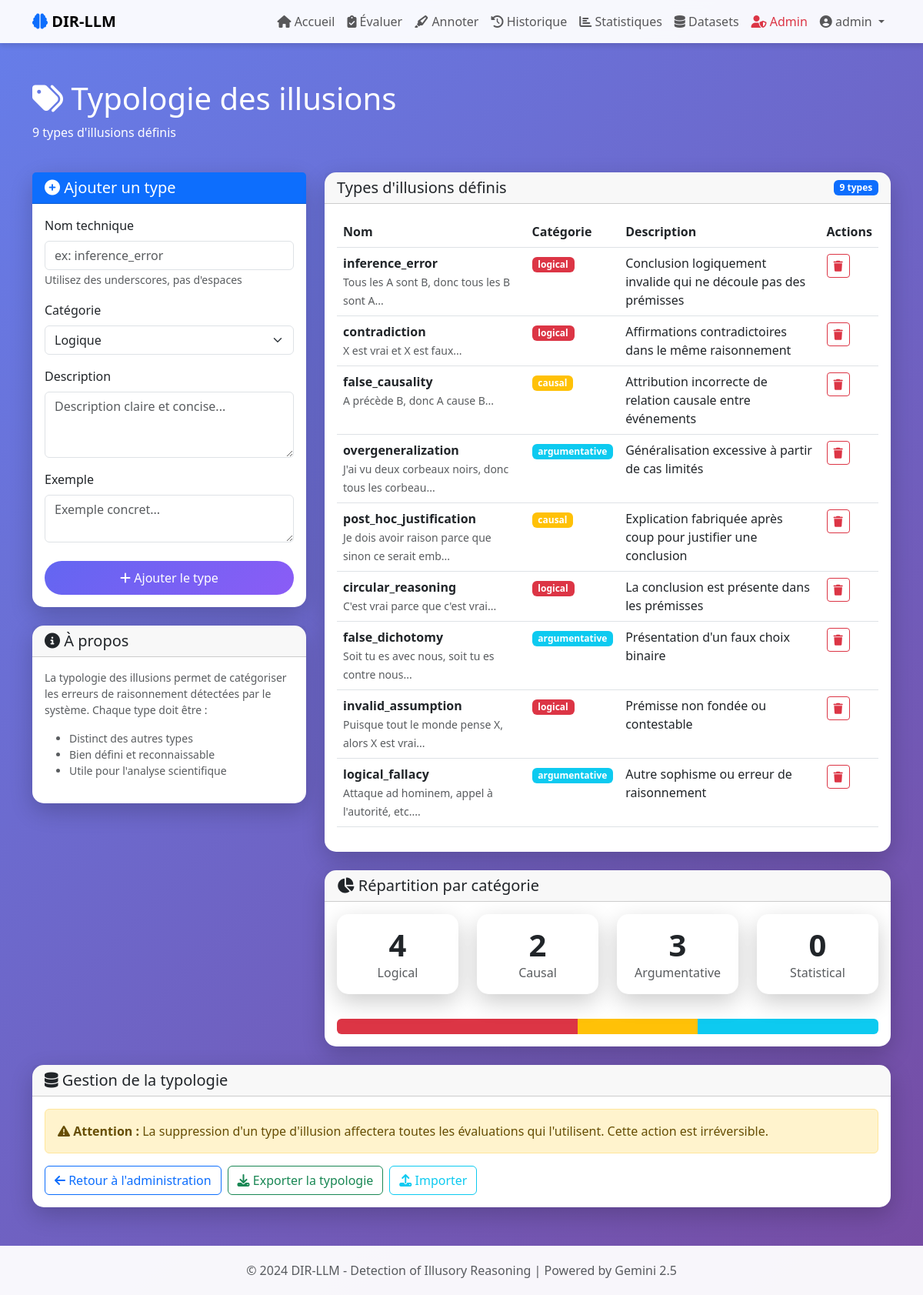
The page /admin/illusion_types (signed in) on the database its author committed.
### models/user.py (models this page shows, shortened)
class User(UserMixin, db.Model):
    id = db.Column(db.Integer, primary_key=True)
    username = db.Column(db.String(80), unique=True, nullable=False)
    email = db.Column(db.String(120), unique=True, nullable=False)
    password_hash = db.Column(db.String(200), nullable=False)
    created_at = db.Column(db.DateTime, default=datetime.utcnow)
    is_admin = db.Column(db.Boolean, default=False)
    evaluations = db.relationship('Evaluation', backref='user', lazy=True, cascade='all, delete-orphan')
    annotations = db.relationship('HumanAnnotation', backref='annotator', lazy=True)

### models/annotation.py (models this page shows, shortened)
class IllusionType(db.Model):
    id = db.Column(db.Integer, primary_key=True)
    name = db.Column(db.String(50), unique=True, nullable=False)
    description = db.Column(db.Text, nullable=False)
    example = db.Column(db.Text)
    category = db.Column(db.String(50)) # logical, causal, argumentative
    created_at = db.Column(db.DateTime, default=datetime.utcnow)

### routes/admin.py (the view)
@admin_bp.route('/admin/illusion_types')
@admin_required
def manage_illusion_types():
    illusion_types = IllusionType.query.all()
    return render_template('manage_illusion_types.html', illusion_types=illusion_types)

### app.py (called while the page is built)
def create_app():
    app = Flask(__name__)
    app.config.from_object(Config)
    db.init_app(app)
    login_manager = LoginManager()
    login_manager.init_app(app)
    login_manager.login_view = 'auth.login'
    @login_manager.user_loader
    def load_user(user_id):
        return User.query.get(int(user_id))
    init_routes(app)
    with app.app_context():
        init_db_complete()
    return app

### templates/manage_illusion_types.html (shortened to what this page needs)
{% extends "base.html" %}
{% block content %}
<div class="row mb-4">
    <div class="col-12">
        <h1 class="text-white">
            <i class="fas fa-tags"></i> Typologie des illusions
        </h1>
        <p class="text-white">
            {{ illusion_types|length }} types d'illusions définis
        </p>
    </div>
</div>
<div class="row">
    <div class="col-md-4 mb-4">
        <div class="card">
            <div class="card-header bg-primary text-white">
                <h5 class="mb-0"><i class="fas fa-plus-circle"></i> Ajouter un type</h5>
            </div>
            <div class="card-body">
                <form method="POST" action="{{ url_for('admin.add_illusion_type') }}">
                    <div class="mb-3">
                        <label for="name" class="form-label">Nom technique</label>
                        <input type="text" class="form-control" id="name" name="name"
                               placeholder="ex: inference_error" required>
                        <small class="text-muted">Utilisez des underscores, pas d'espaces</small>
                    </div>
                    <div class="mb-3">
                        <label for="category" class="form-label">Catégorie</label>
                        <select class="form-select" id="category" name="category" required>
                            <option value="logical">Logique</option>
                        </select>
                    </div>
                    <div class="mb-3">
                        <label for="description" class="form-label">Description</label>
                        <textarea class="form-control" id="description" name="description"
                                  rows="3" required placeholder="Description claire et concise..."></textarea>
                    </div>
                    <div class="mb-4">
                        <label for="example" class="form-label">Exemple</label>
                        <textarea class="form-control" id="example" name="example"
                                  rows="2" placeholder="Exemple concret..."></textarea>
                    </div>
                    <div class="d-grid">
                        <button type="submit" class="btn btn-primary">
                            <i class="fas fa-plus"></i> Ajouter le type
                        </button>
                    </div>
                </form>
            </div>
        </div>
        <div class="card mt-4">
            <div class="card-header">
                <h5 class="mb-0"><i class="fas fa-info-circle"></i> À propos</h5>
            </div>
            <div class="card-body">
                <p class="small text-muted">
                    La typologie des illusions permet de catégoriser les erreurs de raisonnement
                    détectées par le système. Chaque type doit être :
                </p>
                <ul class="small text-muted">
                    <li>Distinct des autres types</li>
                    <li>Bien défini et reconnaissable</li>
                    <li>Utile pour l'analyse scientifique</li>
                </ul>
            </div>
        </div>
    </div>
    <div class="col-md-8">
        <div class="card">
            <div class="card-header">
                <div class="d-flex justify-content-between align-items-center">
                    <h5 class="mb-0">Types d'illusions définis</h5>
                    <span class="badge bg-primary">{{ illusion_types|length }} types</span>
                </div>
            </div>
            <div class="card-body">
                <div class="table-responsive">
                    <table class="table table-hover">
                        <thead>
                            <tr>
                                <th>Nom</th>
                                <th>Catégorie</th>
                                <th>Description</th>
                                <th>Actions</th>
                            </tr>
                        </thead>
                        <tbody>
                            {% for illusion_type in illusion_types %}
                            <tr>
                                <td>
                                    <strong>{{ illusion_type.name }}</strong>
                                    {% if illusion_type.example %}
                                    <br>
                                    <small class="text-muted">{{ illusion_type.example[:50] }}...</small>
                                    {% endif %}
                                </td>
                                <td>
                                    <span class="badge
                                        {% if illusion_type.category == 'logical' %}bg-danger
                                        {% elif illusion_type.category == 'causal' %}bg-warning
                                        {% elif illusion_type.category == 'argumentative' %}bg-info
                                        {% else %}bg-secondary{% endif %}">
                                        {{ illusion_type.category }}
                                    </span>
                                </td>
                                <td>{{ illusion_type.description[:100] }}{% if illusion_type.description|length > 100 %}...{% endif %}</td>
                                <td>
                                    <form action="{{ url_for('admin.delete_illusion_type', type_id=illusion_type.id) }}"
                                          method="POST" class="d-inline"
                                          onsubmit="return confirm('Supprimer ce type d\'illusion ?');">
                                        <button type="submit" class="btn btn-outline-danger btn-sm">
                                            <i class="fas fa-trash"></i>
                                        </button>
                                    </form>
                                </td>
                            </tr>
                            {% endfor %}
                        </tbody>
                    </table>
                </div>
            </div>
        </div>
        <div class="card mt-4">
            <div class="card-header">
                <h5 class="mb-0"><i class="fas fa-chart-pie"></i> Répartition par catégorie</h5>
            </div>
            <div class="card-body">
                <div class="row">
                    {% set categories = {'logical': 0, 'causal': 0, 'argumentative': 0, 'statistical': 0} %}
                    {% for illusion_type in illusion_types %}
                        {% set _ = categories.update({illusion_type.category: categories[illusion_type.category] + 1}) %}
                    {% endfor %}
                    {% for category, count in categories.items() %}
                    <div class="col-md-3 col-6 mb-3">
                        <div class="card text-center">
                            <div class="card-body">
                                <div class="display-6 fw-bold">{{ count }}</div>
                                <p class="card-text text-muted text-capitalize">{{ category }}</p>
                            </div>
                        </div>
                    </div>
                    {% endfor %}
                </div>
                <div class="progress mt-3" style="height: 20px;">
                    {% set total = illusion_types|length %}
                    {% for category, count in categories.items() %}
                        {% if count > 0 %}
                        <div class="progress-bar
                            {% if category == 'logical' %}bg-danger
                            {% elif category == 'causal' %}bg-warning
                            {% elif category == 'argumentative' %}bg-info
                            {% else %}bg-secondary{% endif %}"
                             style="width: {{ (count / total) * 100 }}%"
                             title="{{ category }}: {{ count }}">
                        </div>
                        {% endif %}
                    {% endfor %}
                </div>
            </div>
        </div>
    </div>
</div>
<div class="row mt-4">
    <div class="col-12">
        <div class="card">
            <div class="card-header">
                <h5 class="mb-0"><i class="fas fa-database"></i> Gestion de la typologie</h5>
            </div>
            <div class="card-body">
                <div class="alert alert-warning">
                    <i class="fas fa-exclamation-triangle"></i>
                    <strong>Attention :</strong> La suppression d'un type d'illusion affectera toutes les évaluations
                    qui l'utilisent. Cette action est irréversible.
                </div>
                <div class="d-flex flex-wrap gap-2">
                    <a href="{{ url_for('admin.admin_panel') }}" class="btn btn-outline-primary">
                        <i class="fas fa-arrow-left"></i> Retour à l'administration
                    </a>
                    <button class="btn btn-outline-success" onclick="exportTypology()">
                        <i class="fas fa-download"></i> Exporter la typologie
                    </button>
                    <button class="btn btn-outline-info" data-bs-toggle="modal" data-bs-target="#importModal">
                        <i class="fas fa-upload"></i> Importer
                    </button>
                </div>
            </div>
        </div>
    </div>
</div>
{% endblock %}

### templates/base.html (shortened to what this page needs)
<!DOCTYPE html>
<html lang="fr">
<head>
    <link href="https://cdn.jsdelivr.net/npm/bootstrap@5.3.0/dist/css/bootstrap.min.css" rel="stylesheet">
    <link rel="stylesheet" href="https://cdnjs.cloudflare.com/ajax/libs/font-awesome/6.4.0/css/all.min.css">
</head>
<body>
    <nav class="navbar navbar-expand-lg navbar-light">
        <div class="container">
            <a class="navbar-brand fw-bold" href="{{ url_for('auth.index') }}">
                <i class="fas fa-brain text-primary"></i> DIR-LLM
            </a>
            <div class="collapse navbar-collapse" id="navbarNav">
                <ul class="navbar-nav ms-auto">
                    {% if current_user.is_authenticated %}
                        <li class="nav-item">
                            <a class="nav-link" href="{{ url_for('main.dashboard') }}">
                                <i class="fas fa-home"></i> Accueil
                            </a>
                        </li>
                        <li class="nav-item">
                            <a class="nav-link" href="{{ url_for('main.evaluate') }}">
                                <i class="fas fa-clipboard-check"></i> Évaluer
                            </a>
                        </li>
                        <li class="nav-item">
                            <a class="nav-link" href="{{ url_for('annotations.annotate_list') }}">
                                <i class="fas fa-highlighter"></i> Annoter
                            </a>
                        </li>
                        <li class="nav-item">
                            <a class="nav-link" href="{{ url_for('main.history') }}">
                                <i class="fas fa-history"></i> Historique
                            </a>
                        </li>
                        <li class="nav-item">
                            <a class="nav-link" href="{{ url_for('main.statistics') }}">
                                <i class="fas fa-chart-bar"></i> Statistiques
                            </a>
                        </li>
                        <li class="nav-item">
                            <a class="nav-link" href="{{ url_for('datasets.view_datasets') }}">
                                <i class="fas fa-database"></i> Datasets
                            </a>
                        </li>
                        {% if current_user.is_admin %}
                        <li class="nav-item">
                            <a class="nav-link text-danger" href="{{ url_for('admin.admin_panel') }}">
                                <i class="fas fa-user-shield"></i> Admin
                            </a>
                        </li>
                        {% endif %}
                        <li class="nav-item dropdown">
                            <a class="nav-link dropdown-toggle" href="#" id="navbarDropdown" role="button" data-bs-toggle="dropdown">
                                <i class="fas fa-user-circle"></i> {{ current_user.username }}
                            </a>
                        </li>
                    {% endif %}
                </ul>
            </div>
        </div>
    </nav>
    <main class="container my-5">
        {% block content %}{% endblock %}
    </main>
    <footer class="footer text-center">
        <div class="container">
            <p class="mb-0 text-muted">
                &copy; 2024 DIR-LLM - Detection of Illusory Reasoning | Powered by Gemini 2.5
            </p>
        </div>
    </footer>
</body>
</html>

### templates/base.html (style rules this page uses)
:root { --primary: #6366f1; --secondary: #8b5cf6; --success: #10b981; --danger: #ef4444; --warning: #f59e0b; --dark: #1f2937; }
body { font-family: 'Segoe UI', Tahoma, Geneva, Verdana, sans-serif; background: linear-gradient(135deg, #667eea 0%, #764ba2 100%); min-height: 100vh; }
.navbar { background: rgba(255, 255, 255, 0.95) !important; backdrop-filter: blur(10px); box-shadow: 0 4px 6px rgba(0, 0, 0, 0.1); }
.card { border: none; border-radius: 15px; box-shadow: 0 10px 30px rgba(0, 0, 0, 0.2); transition: transform 0.3s ease; }
.btn-primary { background: linear-gradient(135deg, var(--primary), var(--secondary)); border: none; padding: 10px 25px; border-radius: 25px; transition: all 0.3s ease; }
.footer { background: rgba(255, 255, 255, 0.95); padding: 20px 0; margin-top: 50px; }

### rows shown on the page
User: username "admin"
IllusionType: name "inference_error", example "Tous les A sont B, donc tous les B sont A", category "logical", description "Conclusion logiquement invalide qui ne découle pas des prémisses"
IllusionType: name "contradiction", example "X est vrai et X est faux", category "logical", description "Affirmations contradictoires dans le même raisonnement"
IllusionType: name "false_causality", example "A précède B, donc A cause B", category "causal", description "Attribution incorrecte de relation causale entre événements"
IllusionType: name "overgeneralization", example "J'ai vu deux corbeaux noirs, donc tous les corbeau", category "argumentative", description "Généralisation excessive à partir de cas limités"
IllusionType: name "post_hoc_justification", example "Je dois avoir raison parce que sinon ce serait emb", category "causal", description "Explication fabriquée après coup pour justifier une conclusion"
IllusionType: name "circular_reasoning", example "C'est vrai parce que c'est vrai", category "logical", description "La conclusion est présente dans les prémisses"
IllusionType: name "false_dichotomy", example "Soit tu es avec nous, soit tu es contre nous", category "argumentative", description "Présentation d'un faux choix binaire"
IllusionType: name "invalid_assumption", example "Puisque tout le monde pense X, alors X est vrai", category "logical", description "Prémisse non fondée ou contestable"
IllusionType: name "logical_fallacy", example "Attaque ad hominem, appel à l'autorité, etc.", category "argumentative", description "Autre sophisme ou erreur de raisonnement"

### other values the page prints
{{ illusion_types|length }} "9"
{{ count }} "4" "2" "3" "0"
{{ category }} "Logical" "Causal" "Argumentative" "Statistical"
